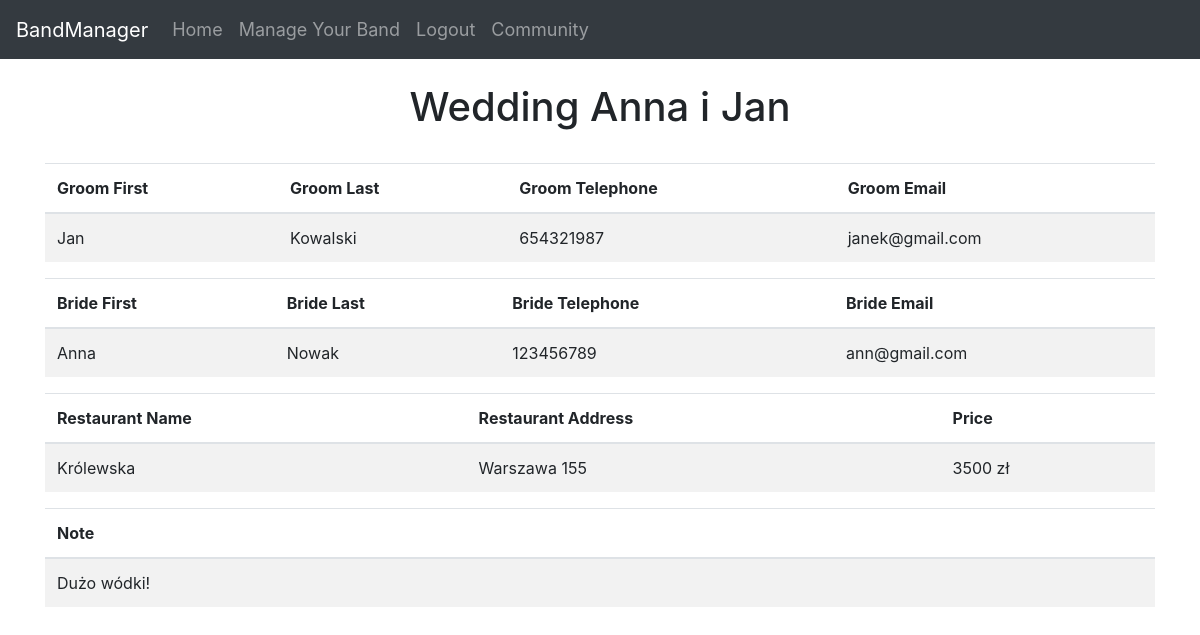
Screenshot of /manage-your-band/orders/get/1 (signed in) with the database file from the repository.
### website/models.py (models this page shows)
class Orders(db.Model):
    id = db.Column(db.Integer, primary_key=True, unique=True)
    groom_firstname = db.Column(db.String(150))
    groom_surname = db.Column(db.String(150))
    groom_telephone = db.Column(db.Integer)
    groom_email = db.Column(db.String(150))
    bride_firstname = db.Column(db.String(150))
    bride_surname = db.Column(db.String(150))
    bride_telephone = db.Column(db.Integer)
    bride_email = db.Column(db.String(150))
    restaurant_name = db.Column(db.String(150))
    restaurant_address = db.Column(db.String(150))
    note = db.Column(db.String(1000))
    price = db.Column(db.Integer, default=0)
    band_id = db.Column(db.Integer)

### website/app/orders.py (the view)
@orders.route("/manage-your-band/orders/get/<int:order_id>", methods=['GET'])
@login_required
def get_order(order_id):
    order = Orders.query.filter_by(id=order_id).first()
    return render_template("order.html", order=order, user=current_user)

### website/templates/order.html (shortened to what this page needs)
{% extends "base.html" %}
{% block content %}
{% if user.is_authenticated %}
<br>
<h1 align="center">Wedding {{ order.bride_firstname }} i {{order.groom_firstname}}</h1>
<br>
<table class="table table-striped">
    <thead>
      <tr>
        <th scope="col">Groom First</th>
        <th scope="col">Groom Last</th>
        <th scope="col">Groom Telephone</th>
        <th scope="col">Groom Email</th>
      </tr>
    </thead>
    <tbody>
        <tr>
            <td>{{order.groom_firstname}}</td>
            <td>{{order.groom_surname}}</td>
            <td>{{order.groom_telephone}}</td>
            <td>{{order.groom_email}}</td>
          </tr>
    </tbody>
  </table>
  <table class="table table-striped">
    <thead>
      <tr>
        <th scope="col">Bride First</th>
        <th scope="col">Bride Last</th>
        <th scope="col">Bride Telephone</th>
        <th scope="col">Bride Email</th>
    </tr>
    </thead>
    <tbody>
      <tr>
      <td>{{order.bride_firstname}}</td>
        <td>{{order.bride_surname}}</td>
        <td>{{order.bride_telephone}}</td>
        <td>{{order.bride_email}}</td>
        </tr>
    </tbody>
  </table>
  <table class="table table-striped">
    <thead>
      <tr>
        <th scope="col" >Restaurant Name</th>
        <th scope="col">Restaurant Address</th>
        <th scope="col">Price</th>
      </tr>
    </thead>
    <tbody>
        <tr>
            <td>{{order.restaurant_name}}</td>
            <td>{{order.restaurant_address}}</td>
            <td>{{order.price}} zł</td>
          </tr>
    </tbody>
  </table>
  <table class="table table-striped">
    <thead>
      <tr>
        <th scope="col">Note</th>
      </tr>
    </thead>
    <tbody>
        <tr>
            <td>{{order.note}}</td>
          </tr>
    </tbody>
  </table>
{% endif %}
{% endblock %}

### rows the page displays
Orders: bride_firstname "Anna", groom_firstname "Jan", groom_surname "Kowalski", groom_telephone "654321987", groom_email "janek@gmail.com", bride_surname "Nowak", bride_telephone "123456789", bride_email "ann@gmail.com", restaurant_name "Królewska", restaurant_address "Warszawa 155", price "3500", note "Dużo wódki!"
